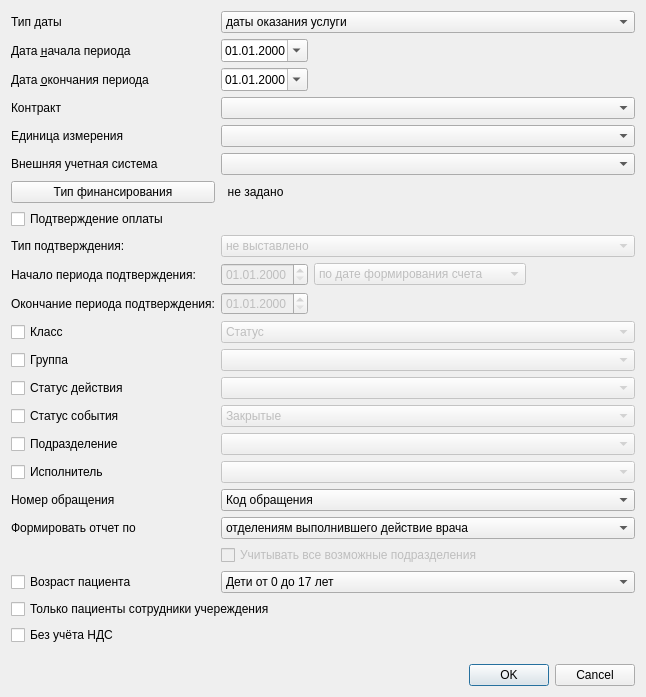
<?xml version="1.0" encoding="UTF-8"?>
<ui version="4.0">
 <class>ExternalIncomePaidServicesDialog</class>
 <widget class="QDialog" name="ExternalIncomePaidServicesDialog">
  <property name="geometry">
   <rect>
    <x>0</x>
    <y>0</y>
    <width>646</width>
    <height>697</height>
   </rect>
  </property>
  <property name="windowTitle">
   <string>Dialog</string>
  </property>
  <layout class="QGridLayout" name="gridLayout">
   <item row="12" column="1">
    <widget class="CDateEdit" name="edtConfirmationBegDate">
     <property name="enabled">
      <bool>false</bool>
     </property>
     <property name="displayFormat">
      <string>dd.MM.yyyy</string>
     </property>
    </widget>
   </item>
   <item row="0" column="1" colspan="5">
    <widget class="QComboBox" name="cmbDateType">
     <item>
      <property name="text">
       <string>даты оказания услуги</string>
      </property>
     </item>
     <item>
      <property name="text">
       <string>даты события</string>
      </property>
     </item>
    </widget>
   </item>
   <item row="21" column="1" colspan="5">
    <widget class="QComboBox" name="cmbReportType">
     <item>
      <property name="text">
       <string>отделениям выполнившего действие врача</string>
      </property>
     </item>
     <item>
      <property name="text">
       <string>отделениям за которым закреплено действие</string>
      </property>
     </item>
    </widget>
   </item>
   <item row="20" column="0">
    <widget class="QLabel" name="lblEventIdentifierType">
     <property name="text">
      <string>Номер обращения</string>
     </property>
    </widget>
   </item>
   <item row="2" column="0">
    <widget class="QLabel" name="lblBegDate">
     <property name="text">
      <string>Дата &amp;начала периода</string>
     </property>
     <property name="buddy">
      <cstring>edtBegDate</cstring>
     </property>
    </widget>
   </item>
   <item row="14" column="0">
    <widget class="QCheckBox" name="chkClass">
     <property name="sizePolicy">
      <sizepolicy hsizetype="Maximum" vsizetype="Fixed">
       <horstretch>0</horstretch>
       <verstretch>0</verstretch>
      </sizepolicy>
     </property>
     <property name="text">
      <string>Класс</string>
     </property>
    </widget>
   </item>
   <item row="22" column="1" colspan="5">
    <widget class="QCheckBox" name="chkAllOrgStructure">
     <property name="enabled">
      <bool>false</bool>
     </property>
     <property name="text">
      <string>Учитывать все возможные подразделения</string>
     </property>
    </widget>
   </item>
   <item row="18" column="0">
    <widget class="QCheckBox" name="chkOrgStructure">
     <property name="text">
      <string>Подразделение</string>
     </property>
    </widget>
   </item>
   <item row="4" column="0">
    <widget class="QLabel" name="lblContract">
     <property name="text">
      <string>Контракт</string>
     </property>
     <property name="buddy">
      <cstring>cmbContract</cstring>
     </property>
    </widget>
   </item>
   <item row="20" column="1" colspan="5">
    <widget class="QComboBox" name="cmbEventIdentifierType">
     <item>
      <property name="text">
       <string>Код обращения</string>
      </property>
     </item>
     <item>
      <property name="text">
       <string>Номер документа</string>
      </property>
     </item>
    </widget>
   </item>
   <item row="16" column="1" colspan="5">
    <widget class="CActionStatusComboBox" name="cmbStatus">
     <property name="enabled">
      <bool>false</bool>
     </property>
    </widget>
   </item>
   <item row="11" column="0">
    <widget class="QLabel" name="lblConfirmationType">
     <property name="text">
      <string>Тип подтверждения:</string>
     </property>
    </widget>
   </item>
   <item row="10" column="0" colspan="4">
    <widget class="QCheckBox" name="chkConfirmation">
     <property name="text">
      <string>Подтверждение оплаты</string>
     </property>
    </widget>
   </item>
   <item row="27" column="0">
    <spacer name="verticalSpacer">
     <property name="orientation">
      <enum>Qt::Vertical</enum>
     </property>
     <property name="sizeHint" stdset="0">
      <size>
       <width>20</width>
       <height>40</height>
      </size>
     </property>
    </spacer>
   </item>
   <item row="12" column="0">
    <widget class="QLabel" name="lblBegDateConfirmation">
     <property name="text">
      <string>Начало периода подтверждения:</string>
     </property>
    </widget>
   </item>
   <item row="24" column="1" colspan="5">
    <widget class="QComboBox" name="cmbClientAgeCategory">
     <item>
      <property name="text">
       <string>Дети от 0 до 17 лет</string>
      </property>
     </item>
     <item>
      <property name="text">
       <string>Взрослые от 18 лет</string>
      </property>
     </item>
    </widget>
   </item>
   <item row="13" column="0">
    <widget class="QLabel" name="lblEndDateConfirmation">
     <property name="text">
      <string>Окончание периода подтверждения:</string>
     </property>
    </widget>
   </item>
   <item row="12" column="2">
    <widget class="QComboBox" name="cmbConfirmationPeriodType">
     <property name="enabled">
      <bool>false</bool>
     </property>
     <item>
      <property name="text">
       <string>по дате формирования счета</string>
      </property>
     </item>
     <item>
      <property name="text">
       <string>по дате подтверждения оплаты</string>
      </property>
     </item>
    </widget>
   </item>
   <item row="7" column="0">
    <widget class="QPushButton" name="btnFinanceTypeList">
     <property name="text">
      <string>Тип финансирования</string>
     </property>
    </widget>
   </item>
   <item row="7" column="1" colspan="4">
    <widget class="QLabel" name="lblFinanceTypeList">
     <property name="text">
      <string>  не задано</string>
     </property>
    </widget>
   </item>
   <item row="12" column="3" colspan="3">
    <spacer name="horizontalSpacer_3">
     <property name="orientation">
      <enum>Qt::Horizontal</enum>
     </property>
     <property name="sizeHint" stdset="0">
      <size>
       <width>40</width>
       <height>20</height>
      </size>
     </property>
    </spacer>
   </item>
   <item row="11" column="1" colspan="5">
    <widget class="QComboBox" name="cmbConfirmationType">
     <property name="enabled">
      <bool>false</bool>
     </property>
     <item>
      <property name="text">
       <string>не выставлено</string>
      </property>
     </item>
     <item>
      <property name="text">
       <string>выставлено</string>
      </property>
     </item>
     <item>
      <property name="text">
       <string>оплачено</string>
      </property>
     </item>
     <item>
      <property name="text">
       <string>отказано</string>
      </property>
     </item>
    </widget>
   </item>
   <item row="13" column="2" colspan="3">
    <spacer name="horizontalSpacer_2">
     <property name="orientation">
      <enum>Qt::Horizontal</enum>
     </property>
     <property name="sizeHint" stdset="0">
      <size>
       <width>40</width>
       <height>20</height>
      </size>
     </property>
    </spacer>
   </item>
   <item row="19" column="1" colspan="5">
    <widget class="CPersonComboBoxEx" name="cmbPerson">
     <property name="enabled">
      <bool>false</bool>
     </property>
    </widget>
   </item>
   <item row="16" column="0">
    <widget class="QCheckBox" name="chkStatus">
     <property name="text">
      <string>Статус действия</string>
     </property>
    </widget>
   </item>
   <item row="4" column="1" colspan="5">
    <widget class="CContractComboBox" name="cmbContract"/>
   </item>
   <item row="18" column="1" colspan="5">
    <widget class="COrgStructureComboBox" name="cmbOrgStructure">
     <property name="enabled">
      <bool>false</bool>
     </property>
    </widget>
   </item>
   <item row="14" column="1" colspan="5">
    <widget class="QComboBox" name="cmbClass">
     <property name="enabled">
      <bool>false</bool>
     </property>
     <item>
      <property name="text">
       <string>Статус</string>
      </property>
     </item>
     <item>
      <property name="text">
       <string>Диагностика</string>
      </property>
     </item>
     <item>
      <property name="text">
       <string>Лечение</string>
      </property>
     </item>
     <item>
      <property name="text">
       <string>Прочие мероприятия</string>
      </property>
     </item>
     <item>
      <property name="text">
       <string>Назначено</string>
      </property>
     </item>
    </widget>
   </item>
   <item row="3" column="0">
    <widget class="QLabel" name="lblEndDate">
     <property name="text">
      <string>Дата &amp;окончания периода</string>
     </property>
     <property name="buddy">
      <cstring>edtEndDate</cstring>
     </property>
    </widget>
   </item>
   <item row="25" column="0" colspan="6">
    <widget class="QCheckBox" name="chkOnlyClientAsPersonInLPU">
     <property name="text">
      <string>Только пациенты сотрудники учереждения</string>
     </property>
    </widget>
   </item>
   <item row="24" column="0">
    <widget class="QCheckBox" name="chkClientAgeCategory">
     <property name="text">
      <string>Возраст пациента</string>
     </property>
    </widget>
   </item>
   <item row="19" column="0">
    <widget class="QCheckBox" name="chkPerson">
     <property name="text">
      <string>Исполнитель</string>
     </property>
    </widget>
   </item>
   <item row="15" column="1" colspan="5">
    <widget class="CActionTypeComboBoxMCL" name="cmbActionTypeGroup">
     <property name="enabled">
      <bool>false</bool>
     </property>
    </widget>
   </item>
   <item row="29" column="0" colspan="6">
    <widget class="QDialogButtonBox" name="buttonBox">
     <property name="sizePolicy">
      <sizepolicy hsizetype="Expanding" vsizetype="Fixed">
       <horstretch>0</horstretch>
       <verstretch>0</verstretch>
      </sizepolicy>
     </property>
     <property name="orientation">
      <enum>Qt::Horizontal</enum>
     </property>
     <property name="standardButtons">
      <set>QDialogButtonBox::Cancel|QDialogButtonBox::Ok</set>
     </property>
    </widget>
   </item>
   <item row="0" column="0">
    <widget class="QLabel" name="lblDateType">
     <property name="text">
      <string>Тип даты</string>
     </property>
    </widget>
   </item>
   <item row="21" column="0">
    <widget class="QLabel" name="lblReportType">
     <property name="text">
      <string>Формировать отчет по</string>
     </property>
     <property name="buddy">
      <cstring>cmbReportType</cstring>
     </property>
    </widget>
   </item>
   <item row="17" column="0">
    <widget class="QCheckBox" name="chkEventStatus">
     <property name="text">
      <string>Статус события</string>
     </property>
    </widget>
   </item>
   <item row="17" column="1" colspan="5">
    <widget class="QComboBox" name="cmbEventStatus">
     <property name="enabled">
      <bool>false</bool>
     </property>
     <item>
      <property name="text">
       <string>Закрытые</string>
      </property>
     </item>
     <item>
      <property name="text">
       <string>Открытые</string>
      </property>
     </item>
    </widget>
   </item>
   <item row="15" column="0">
    <widget class="QCheckBox" name="chkActionTypeGroup">
     <property name="sizePolicy">
      <sizepolicy hsizetype="Maximum" vsizetype="Fixed">
       <horstretch>0</horstretch>
       <verstretch>0</verstretch>
      </sizepolicy>
     </property>
     <property name="text">
      <string>Группа</string>
     </property>
    </widget>
   </item>
   <item row="13" column="1">
    <widget class="CDateEdit" name="edtConfirmationEndDate">
     <property name="enabled">
      <bool>false</bool>
     </property>
     <property name="displayFormat">
      <string>dd.MM.yyyy</string>
     </property>
    </widget>
   </item>
   <item row="2" column="1">
    <widget class="CDateEdit" name="edtBegDate">
     <property name="sizePolicy">
      <sizepolicy hsizetype="Preferred" vsizetype="Fixed">
       <horstretch>0</horstretch>
       <verstretch>0</verstretch>
      </sizepolicy>
     </property>
     <property name="displayFormat">
      <string>dd.MM.yyyy</string>
     </property>
     <property name="calendarPopup">
      <bool>true</bool>
     </property>
    </widget>
   </item>
   <item row="2" column="2" colspan="4">
    <spacer name="horizontalSpacer">
     <property name="orientation">
      <enum>Qt::Horizontal</enum>
     </property>
     <property name="sizeHint" stdset="0">
      <size>
       <width>40</width>
       <height>20</height>
      </size>
     </property>
    </spacer>
   </item>
   <item row="3" column="1">
    <widget class="CDateEdit" name="edtEndDate">
     <property name="sizePolicy">
      <sizepolicy hsizetype="Preferred" vsizetype="Fixed">
       <horstretch>0</horstretch>
       <verstretch>0</verstretch>
      </sizepolicy>
     </property>
     <property name="displayFormat">
      <string>dd.MM.yyyy</string>
     </property>
     <property name="calendarPopup">
      <bool>true</bool>
     </property>
    </widget>
   </item>
   <item row="3" column="2" colspan="4">
    <spacer name="horizontalSpacer_4">
     <property name="orientation">
      <enum>Qt::Horizontal</enum>
     </property>
     <property name="sizeHint" stdset="0">
      <size>
       <width>40</width>
       <height>20</height>
      </size>
     </property>
    </spacer>
   </item>
   <item row="5" column="0">
    <widget class="QLabel" name="lblMedicalAidUnit">
     <property name="text">
      <string>Единица измерения</string>
     </property>
    </widget>
   </item>
   <item row="5" column="1" colspan="5">
    <widget class="CRBComboBox" name="cmbMedicalAidUnit"/>
   </item>
   <item row="6" column="1" colspan="5">
    <widget class="CRBComboBox" name="cmbAccountingSystem"/>
   </item>
   <item row="6" column="0">
    <widget class="QLabel" name="lblAccountingSystem">
     <property name="text">
      <string>Внешняя учетная система</string>
     </property>
    </widget>
   </item>
   <item row="26" column="0" colspan="6">
    <widget class="QCheckBox" name="chkVAT">
     <property name="text">
      <string>Без учёта НДС</string>
     </property>
    </widget>
   </item>
  </layout>
 </widget>
 <customwidgets>
  <customwidget>
   <class>CDateEdit</class>
   <extends>QDateEdit</extends>
   <header>library/DateEdit.h</header>
  </customwidget>
  <customwidget>
   <class>CPersonComboBoxEx</class>
   <extends>QComboBox</extends>
   <header>Orgs/PersonComboBoxEx.h</header>
  </customwidget>
  <customwidget>
   <class>COrgStructureComboBox</class>
   <extends>QComboBox</extends>
   <header>Orgs/OrgStructComboBoxes.h</header>
  </customwidget>
  <customwidget>
   <class>CContractComboBox</class>
   <extends>QComboBox</extends>
   <header>Accounting/ContractComboBox.h</header>
  </customwidget>
  <customwidget>
   <class>CActionTypeComboBoxMCL</class>
   <extends>QComboBox</extends>
   <header>Events/ActionTypeComboBox.h</header>
  </customwidget>
  <customwidget>
   <class>CActionStatusComboBox</class>
   <extends>QComboBox</extends>
   <header location="global">Events/ActionStatus.h</header>
  </customwidget>
  <customwidget>
   <class>CRBComboBox</class>
   <extends>QComboBox</extends>
   <header>library/crbcombobox.h</header>
  </customwidget>
 </customwidgets>
 <tabstops>
  <tabstop>cmbDateType</tabstop>
  <tabstop>edtBegDate</tabstop>
  <tabstop>edtEndDate</tabstop>
  <tabstop>cmbContract</tabstop>
  <tabstop>btnFinanceTypeList</tabstop>
  <tabstop>cmbMedicalAidUnit</tabstop>
  <tabstop>cmbAccountingSystem</tabstop>
  <tabstop>chkConfirmation</tabstop>
  <tabstop>cmbConfirmationType</tabstop>
  <tabstop>edtConfirmationBegDate</tabstop>
  <tabstop>edtConfirmationEndDate</tabstop>
  <tabstop>cmbConfirmationPeriodType</tabstop>
  <tabstop>chkClass</tabstop>
  <tabstop>cmbClass</tabstop>
  <tabstop>chkActionTypeGroup</tabstop>
  <tabstop>cmbActionTypeGroup</tabstop>
  <tabstop>chkStatus</tabstop>
  <tabstop>cmbStatus</tabstop>
  <tabstop>chkEventStatus</tabstop>
  <tabstop>cmbEventStatus</tabstop>
  <tabstop>chkOrgStructure</tabstop>
  <tabstop>cmbOrgStructure</tabstop>
  <tabstop>chkPerson</tabstop>
  <tabstop>cmbPerson</tabstop>
  <tabstop>cmbEventIdentifierType</tabstop>
  <tabstop>cmbReportType</tabstop>
  <tabstop>chkAllOrgStructure</tabstop>
  <tabstop>chkClientAgeCategory</tabstop>
  <tabstop>cmbClientAgeCategory</tabstop>
  <tabstop>chkOnlyClientAsPersonInLPU</tabstop>
  <tabstop>chkVAT</tabstop>
  <tabstop>buttonBox</tabstop>
 </tabstops>
 <resources/>
 <connections>
  <connection>
   <sender>buttonBox</sender>
   <signal>accepted()</signal>
   <receiver>ExternalIncomePaidServicesDialog</receiver>
   <slot>accept()</slot>
   <hints>
    <hint type="sourcelabel">
     <x>480</x>
     <y>739</y>
    </hint>
    <hint type="destinationlabel">
     <x>157</x>
     <y>255</y>
    </hint>
   </hints>
  </connection>
  <connection>
   <sender>buttonBox</sender>
   <signal>rejected()</signal>
   <receiver>ExternalIncomePaidServicesDialog</receiver>
   <slot>reject()</slot>
   <hints>
    <hint type="sourcelabel">
     <x>480</x>
     <y>739</y>
    </hint>
    <hint type="destinationlabel">
     <x>286</x>
     <y>255</y>
    </hint>
   </hints>
  </connection>
  <connection>
   <sender>chkStatus</sender>
   <signal>toggled(bool)</signal>
   <receiver>cmbStatus</receiver>
   <slot>setEnabled(bool)</slot>
   <hints>
    <hint type="sourcelabel">
     <x>75</x>
     <y>367</y>
    </hint>
    <hint type="destinationlabel">
     <x>571</x>
     <y>369</y>
    </hint>
   </hints>
  </connection>
  <connection>
   <sender>chkOrgStructure</sender>
   <signal>toggled(bool)</signal>
   <receiver>cmbOrgStructure</receiver>
   <slot>setEnabled(bool)</slot>
   <hints>
    <hint type="sourcelabel">
     <x>101</x>
     <y>425</y>
    </hint>
    <hint type="destinationlabel">
     <x>571</x>
     <y>427</y>
    </hint>
   </hints>
  </connection>
  <connection>
   <sender>chkClientAgeCategory</sender>
   <signal>toggled(bool)</signal>
   <receiver>cmbClientAgeCategory</receiver>
   <slot>setEnabled(bool)</slot>
   <hints>
    <hint type="sourcelabel">
     <x>118</x>
     <y>595</y>
    </hint>
    <hint type="destinationlabel">
     <x>571</x>
     <y>597</y>
    </hint>
   </hints>
  </connection>
  <connection>
   <sender>chkPerson</sender>
   <signal>toggled(bool)</signal>
   <receiver>cmbPerson</receiver>
   <slot>setEnabled(bool)</slot>
   <hints>
    <hint type="sourcelabel">
     <x>121</x>
     <y>454</y>
    </hint>
    <hint type="destinationlabel">
     <x>571</x>
     <y>456</y>
    </hint>
   </hints>
  </connection>
  <connection>
   <sender>chkEventStatus</sender>
   <signal>toggled(bool)</signal>
   <receiver>cmbEventStatus</receiver>
   <slot>setEnabled(bool)</slot>
   <hints>
    <hint type="sourcelabel">
     <x>62</x>
     <y>396</y>
    </hint>
    <hint type="destinationlabel">
     <x>571</x>
     <y>398</y>
    </hint>
   </hints>
  </connection>
  <connection>
   <sender>chkClass</sender>
   <signal>toggled(bool)</signal>
   <receiver>cmbClass</receiver>
   <slot>setEnabled(bool)</slot>
   <hints>
    <hint type="sourcelabel">
     <x>40</x>
     <y>309</y>
    </hint>
    <hint type="destinationlabel">
     <x>571</x>
     <y>311</y>
    </hint>
   </hints>
  </connection>
  <connection>
   <sender>chkActionTypeGroup</sender>
   <signal>toggled(bool)</signal>
   <receiver>cmbActionTypeGroup</receiver>
   <slot>setEnabled(bool)</slot>
   <hints>
    <hint type="sourcelabel">
     <x>44</x>
     <y>338</y>
    </hint>
    <hint type="destinationlabel">
     <x>571</x>
     <y>340</y>
    </hint>
   </hints>
  </connection>
  <connection>
   <sender>chkConfirmation</sender>
   <signal>toggled(bool)</signal>
   <receiver>cmbConfirmationType</receiver>
   <slot>setEnabled(bool)</slot>
   <hints>
    <hint type="sourcelabel">
     <x>374</x>
     <y>196</y>
    </hint>
    <hint type="destinationlabel">
     <x>571</x>
     <y>225</y>
    </hint>
   </hints>
  </connection>
  <connection>
   <sender>chkConfirmation</sender>
   <signal>toggled(bool)</signal>
   <receiver>cmbConfirmationPeriodType</receiver>
   <slot>setEnabled(bool)</slot>
   <hints>
    <hint type="sourcelabel">
     <x>374</x>
     <y>196</y>
    </hint>
    <hint type="destinationlabel">
     <x>559</x>
     <y>254</y>
    </hint>
   </hints>
  </connection>
  <connection>
   <sender>chkConfirmation</sender>
   <signal>toggled(bool)</signal>
   <receiver>edtConfirmationBegDate</receiver>
   <slot>setEnabled(bool)</slot>
   <hints>
    <hint type="sourcelabel">
     <x>374</x>
     <y>196</y>
    </hint>
    <hint type="destinationlabel">
     <x>326</x>
     <y>253</y>
    </hint>
   </hints>
  </connection>
  <connection>
   <sender>chkConfirmation</sender>
   <signal>toggled(bool)</signal>
   <receiver>edtConfirmationEndDate</receiver>
   <slot>setEnabled(bool)</slot>
   <hints>
    <hint type="sourcelabel">
     <x>374</x>
     <y>196</y>
    </hint>
    <hint type="destinationlabel">
     <x>326</x>
     <y>282</y>
    </hint>
   </hints>
  </connection>
 </connections>
</ui>
